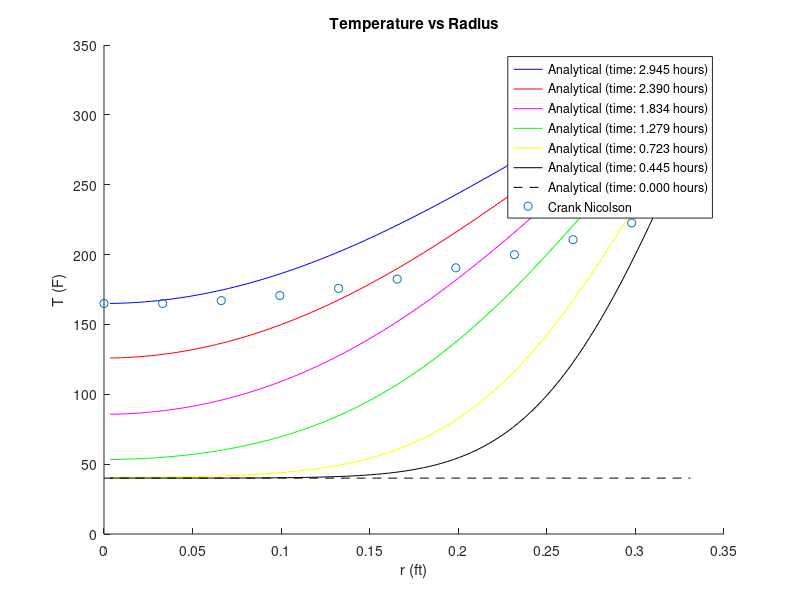

MATLAB code to generate this figure: (Note: this script raises an error after producing the figure.)
% MAE 315 Project 1
% Group 5 
% 11/18/2015

% given
Ti = 40; %(F)
Tinf = 350; %(F)
Tf = 165; %(F)
thetaf = (Tf-Tinf)/(Ti-Tinf); %dimensionless temperature
h = 12.5; %Btu/hr-ft^2-F
k = 0.287; %Btu/hr-ft-F
alpha = 1.40e-6; %ft^2/s
r0 = 0.331; %ft
Bi = h*r0/k;

%% Analytical Solution

% lambda values
fb = @(x) 1-x.*cot(x)-Bi;
lambda = zeros(6,1);
lambda(1) = fzero(fb, 3);
lambda(2) = fzero(fb, 6);
lambda(3) = fzero(fb, 9);
lambda(4) = fzero(fb, 12);
lambda(5) = fzero(fb, 15);
lambda(6) = fzero(fb, 18);
 
% series solution for center temperature
a = 4*(sin(lambda)-lambda.*cos(lambda))./(2*lambda-sin(2*lambda));
fth1 = @(x) a(1)*exp(-lambda(1)^2*x)-thetaf;
fth2 = @(x) fth1(x)+a(2)*exp(-lambda(2)^2*x);
fth3 = @(x) fth2(x)+a(3)*exp(-lambda(3)^2*x);
fth4 = @(x) fth3(x)+a(4)*exp(-lambda(4)^2*x);
fth5 = @(x) fth4(x)+a(5)*exp(-lambda(5)^2*x);
fth6 = @(x) fth5(x)+a(6)*exp(-lambda(6)^2*x);

% Fourier Numbers
tau = zeros(6,1);
tau(1) = fzero(fth1, 0.1);
tau(2) = fzero(fth2, 0.1);
tau(3) = fzero(fth3, 0.1);
tau(4) = fzero(fth4, 0.1);
tau(5) = fzero(fth5, 0.1);
tau(6) = fzero(fth6, 0.1);

% time values
time = tau*r0^2/alpha;

% plot
r = linspace(0, r0)';
t = [time(6) time(6)-2e3 time(6)-4e3 time(6)-6e3 time(6)-8e3 time(6)-9e3];
Tanal = zeros(length(r),6);
figure;
hold on;
for j = 1:6
  Fo = alpha*t(j)/r0^2;
  theta = zeros(size(r));
  for k = 1:6
    theta = theta+a(k)*exp(-lambda(k)^2*Fo)*sin(lambda(k)*r/r0)./(lambda(k)*r/r0);
  end    
  Tanal(:,j) = Tinf+(Ti-Tinf)*theta;  
  switch j
    case 1
      line = 'b';      
    case 2
      line = 'r';
    case 3
      line = 'm';
    case 4
      line = 'g';
    case 5
      line = 'y';
    case 6
      line = 'k';
  end
  plot(r, Tanal(:,j), line);
end
plot(r, Ti*ones(length(r),1), '--k');

%% Crank Nicolson Method

% given
dr = r0/10;
dt = 1;
lambda = alpha*dt/dr^2;
n = 2e5; %time levels
r = (0:dr:r0)';

% numerical calculations
T = zeros(11,n);
a = zeros(11,11);
b = zeros(11,11);
c = zeros(11,1);

T(1:11,1) = Ti; %initial conditions
rhalf = zeros(10,1); %half radii
for j = 1:10
  rhalf(j) = r(j)+0.5*dr;  
end

c(11) = 4*h*r(11)^2*dr/k*Tinf;
for j = 2:n
% calculating "a" matrix  
  a(1,2) = -(rhalf(1)^2+r(1)^2);
  a(1,1) = rhalf(1)^2+r(1)^2+2*r(1)^2/lambda;    
  for k = 2:10
    a(k,k+1) = -rhalf(k)^2;
    a(k,k) = rhalf(k)^2+rhalf(k-1)^2+2*r(k)^2/lambda;
    a(k,k-1) = -rhalf(k-1)^2;    
  end
  a(11,11) = 2*h*r(11)^2*dr/k+r(11)^2+rhalf(10)^2+2*r(11)^2/lambda;
  a(11,10) = -(r(11)^2+rhalf(10)^2);
% calculating "b" matrix
  b(1,2) = rhalf(1)^2+r(1)^2;
  b(1,1) = -(rhalf(1)^2+r(1)^2-2*r(1)^2/lambda);
  for k = 2:10
    b(k,k+1) = rhalf(k)^2;
    b(k,k) = -(rhalf(k)^2+rhalf(k-1)^2-2*r(k)^2/lambda);
    b(k,k-1) = rhalf(k-1)^2;    
  end
  b(11,11) = -2*h*r(11)^2*dr/k-r(11)^2-rhalf(10)^2+2*r(11)^2/lambda;
  b(11,10) = r(11)^2+rhalf(10)^2;
% calculating T
  T(1:11,j) = a\(b*T(1:11,j-1)+c);  
  if T(1,j) >= Tf
    ifin = j;
    break;
  end  
end

% plot
plot(r, T(1:11,ifin), 'o');
title('Temperature vs Radius');
xlabel('r (ft)');
ylabel('T (F)');
legend({sprintf('Analytical (time: %.3f hours)', t(1)/3600)
        sprintf('Analytical (time: %.3f hours)', t(2)/3600)
        sprintf('Analytical (time: %.3f hours)', t(3)/3600)
        sprintf('Analytical (time: %.3f hours)', t(4)/3600)
        sprintf('Analytical (time: %.3f hours)', t(5)/3600)
        sprintf('Analytical (time: %.3f hours)', t(6)/3600)
        sprintf('Analytical (time: %.3f hours)', 0)
        'Crank Nicolson'});

%% exporting to excel file
r1 = (0:dr:r0)';
r2 = linspace(0, r0)';
filename = 'results.xlsx';
data = [r1 interp1(r2, Tanal(:,1), r1) T(1:11,ifin)];
xlswrite(filename, data, 1, 'A2');
xlswrite(filename, Tanal(2,1), 1, 'B2');